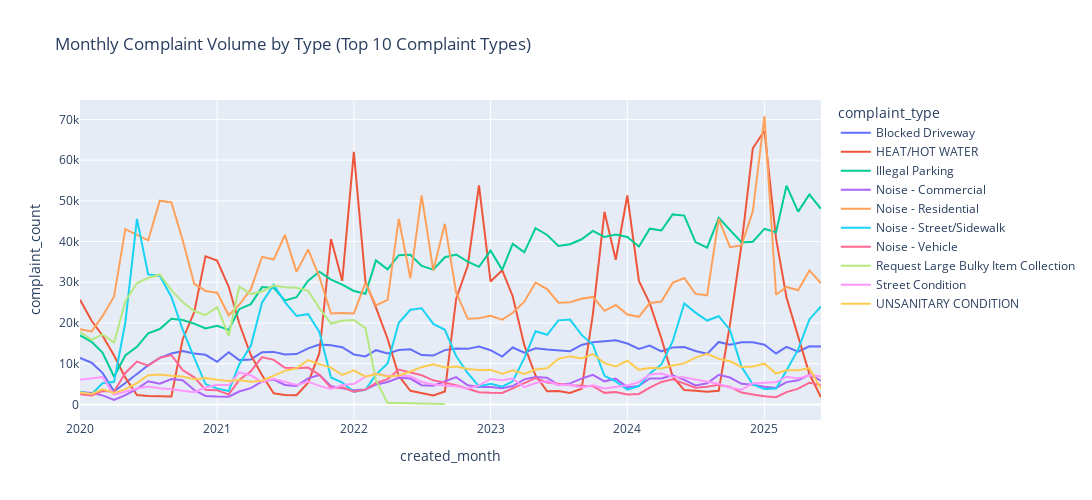

The notebook cell this image was saved under:
### Markdown cell above
### compliants volume by type

### Code cell
# find the top 10 complaint types
top_complaint_types = df['complaint_type'].value_counts().head(10).index.tolist()

condition = (
    df['complaint_type'].isin(top_complaint_types) &
    (df['created_date']<='2025-07-01') 
)

compliant_volume_by_month = df[condition].groupby(['created_month', 'complaint_type']).size().reset_index(name='complaint_count')

fig = px.line(
    compliant_volume_by_month, 
    x='created_month', 
    y='complaint_count', 
    color='complaint_type', 
    title='Monthly Complaint Volume by Type (Top 10 Complaint Types)'
)
fig.update_layout(width=1200, height=500)
